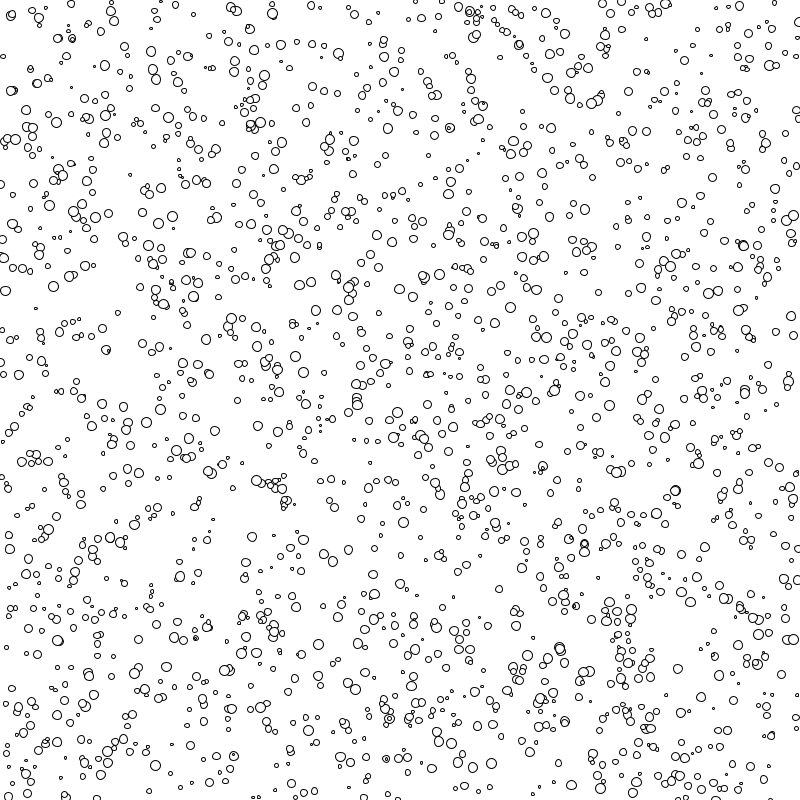
Frame 1 (no input)
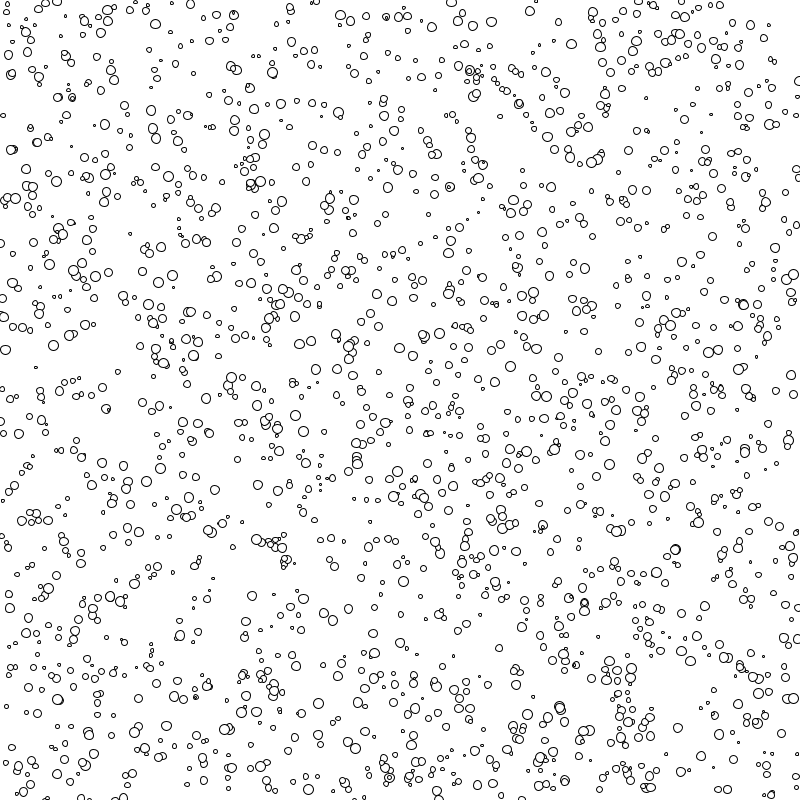
Frame 60 (the mouse pressed at the canvas centre just before this capture)
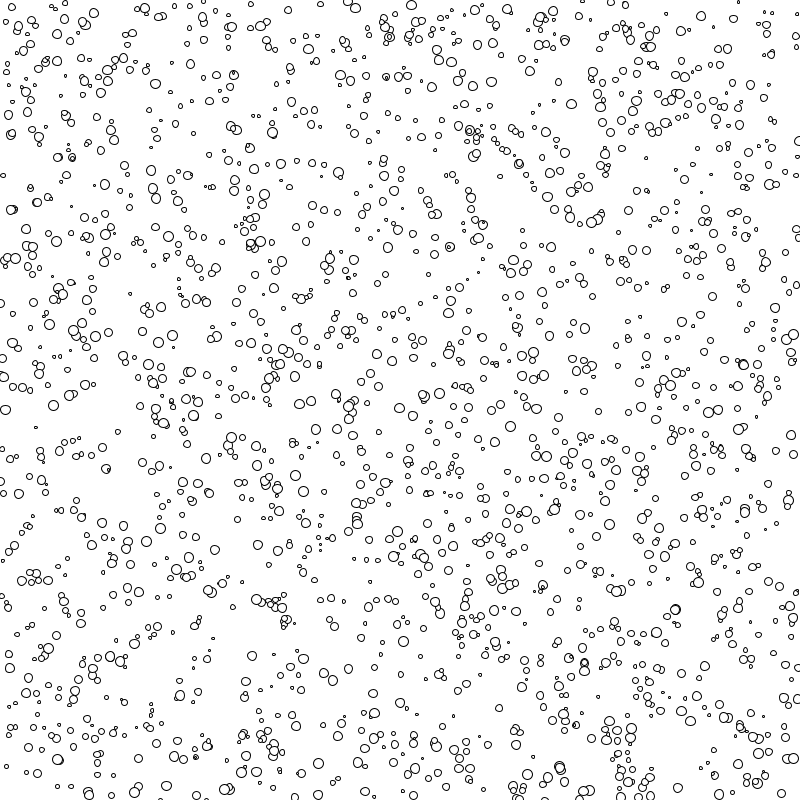
Frame 120 (the mouse held since frame 60 and released just before this capture)

The Processing sketch that drew these frames (run headless with seeded random() and noise(); from frame 60 on, the mouse is pressed at the canvas centre):

// Processing sketch: processing_138548
// ── processing_138548.pde

int nbolas = 2000;
float[] x =new float[nbolas];
float[] y =new float[nbolas];
float[] t =new float[nbolas];
void setup() {
  size(800,800);
  for (int i = 0; i<nbolas ; i++){
    x[i] = random(width);
    y[i] = random(height);
    t[i] = random(2,10);
  }
}
void draw(){
  background(255);
  for (int i = 0; i<nbolas; i++){
    y[i]++;
    ellipse(x[i],y[i],t[i],t[i]);
    if(y[i]>height){
      y[i] = 0;
    }
  }
}
